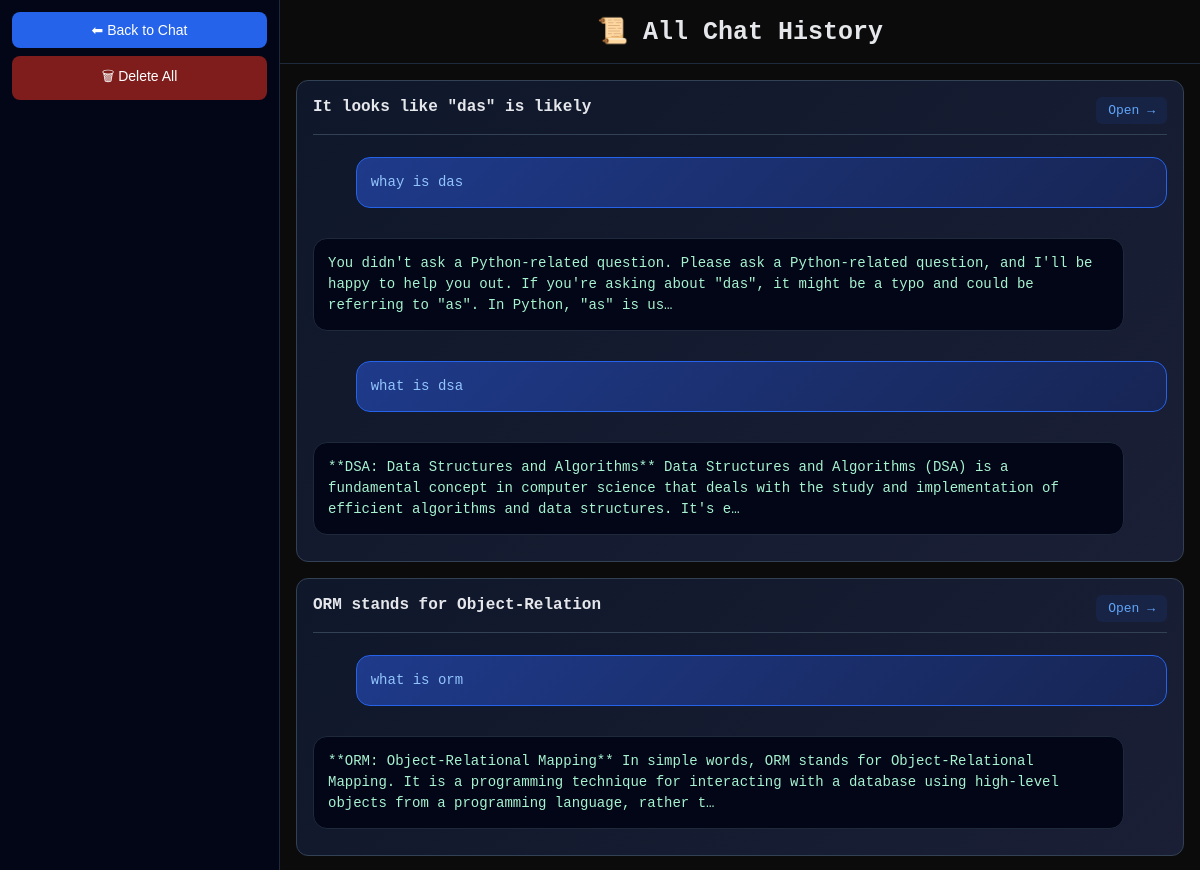
The app's page /history-all/ (upper part), older data.
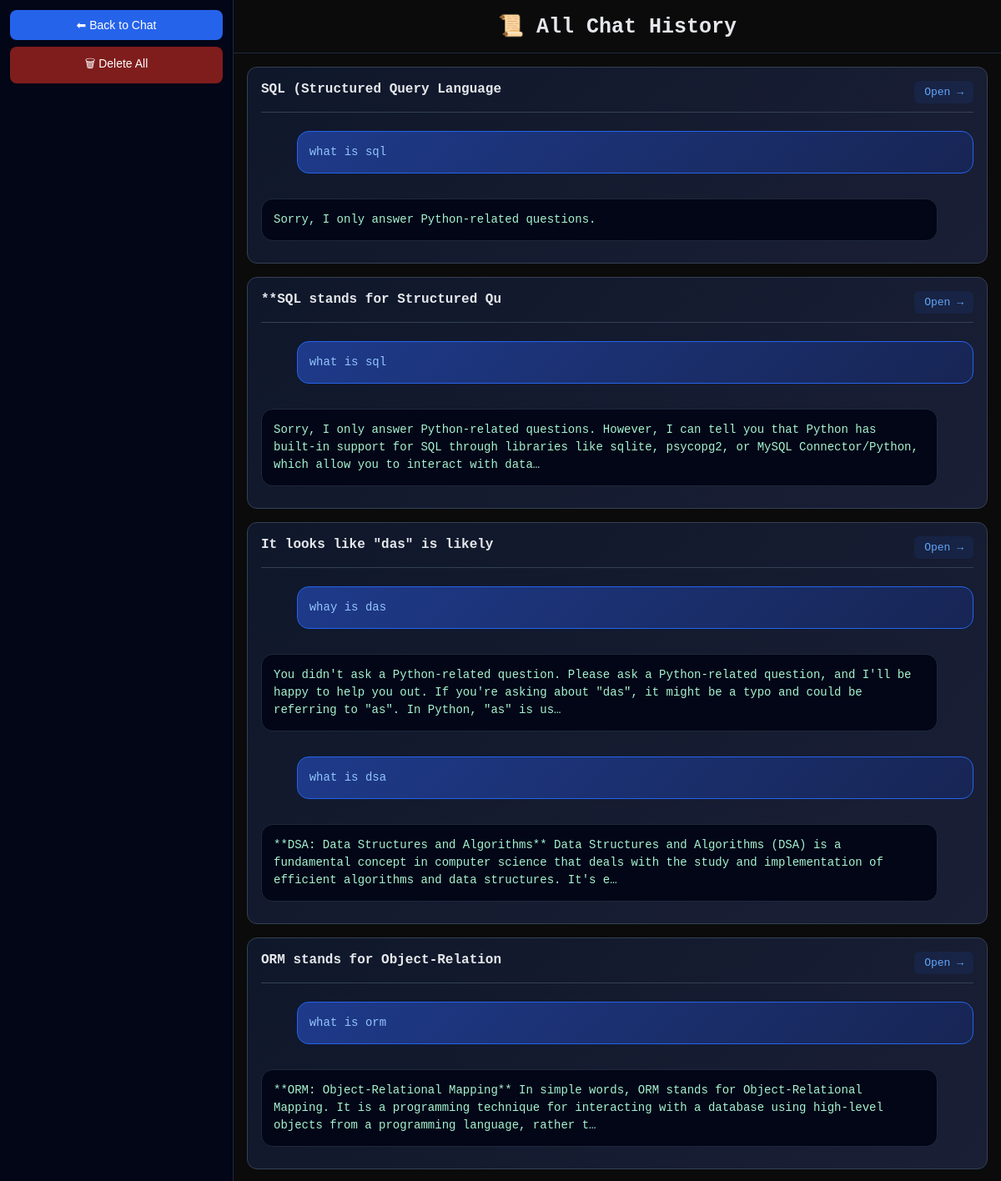
The same page, newer data.
### chatbot/models.py (models this page shows)
class Conversation(models.Model):
    id = models.UUIDField(primary_key=True, default=uuid.uuid4, editable=False)
    title = models.CharField(max_length=120, default="New Chat")
    created_at = models.DateTimeField(auto_now_add=True)

class Message(models.Model):
    conversation = models.ForeignKey(
        Conversation, on_delete=models.CASCADE, related_name="messages"
    )
    role = models.CharField(max_length=10)  # user / bot
    content = models.TextField()
    created_at = models.DateTimeField(auto_now_add=True)

### chatbot/views.py (the view)
# urls.py: path("history-all/", view_history_all),
def view_history_all(request):
    conversations = Conversation.objects.prefetch_related("messages") \
        .order_by("-created_at")
    return render(request, "history_all.html", {
        "conversations": conversations
    })

### chatbot/templates/history_all.html (shortened to what this page needs)
{% load static %}
<!doctype html>
<html>
  <head>
    <link rel="stylesheet" href="/static/style.css" />
  </head>
  <body>
    <div class="app">
      <div class="sidebar">
        <button onclick="location.href = '/'">⬅ Back to Chat</button>
        <button class="danger" onclick="deleteAll()">🗑 Delete All</button>
      </div>
      <div class="chat-area history-page">
        <h1 class="page-title">📜 All Chat History</h1>
        <div class="history-container">
          {% for convo in conversations %}
          <div class="history-card">
            <div class="history-header">
              <h3 class="history-convo-title">{{ convo.title }}</h3>
              <a href="/?c={{ convo.id }}" class="history-card-link">Open →</a>
            </div>
            <div class="history-messages">
              {% for msg in convo.messages.all %}
              <a href="/?c={{ convo.id }}" class="history-link">
                <div class="{{ msg.role }} history-preview">
                  {{ msg.content|truncatechars:220 }}
                </div>
              </a>
              {% endfor %}
            </div>
          </div>
          {% empty %}
          <div class="no-history">
            <p>📭 No chat history found</p>
            <a href="/" class="btn-primary">Start a New Chat</a>
          </div>
          {% endfor %}
        </div>
      </div>
    </div>
  </body>
</html>

Row changes from the older to the newer data that the page shows:
added Conversation: title "SQL (Structured Query Language"
added Message: content "what is sql", role "user" (drawn), shown under "SQL (Structured Query Language"
added Message: content "Sorry, I only answer Python-related questions.", role "bot" (drawn), shown under "SQL (Structured Query Language"
added Conversation: title "**SQL stands for Structured Qu"
added Message: content "what is sql", role "user" (drawn), shown under "**SQL stands for Structured Qu"
added Message: content "Sorry, I only answer Python-related questions. However, I can tell you that Python has built-in support for SQL through libraries like sqlite, psycopg2, or MySQL Connector/Python, which allow you to interact with data…", role "bot" (drawn), shown under "**SQL stands for Structured Qu"
